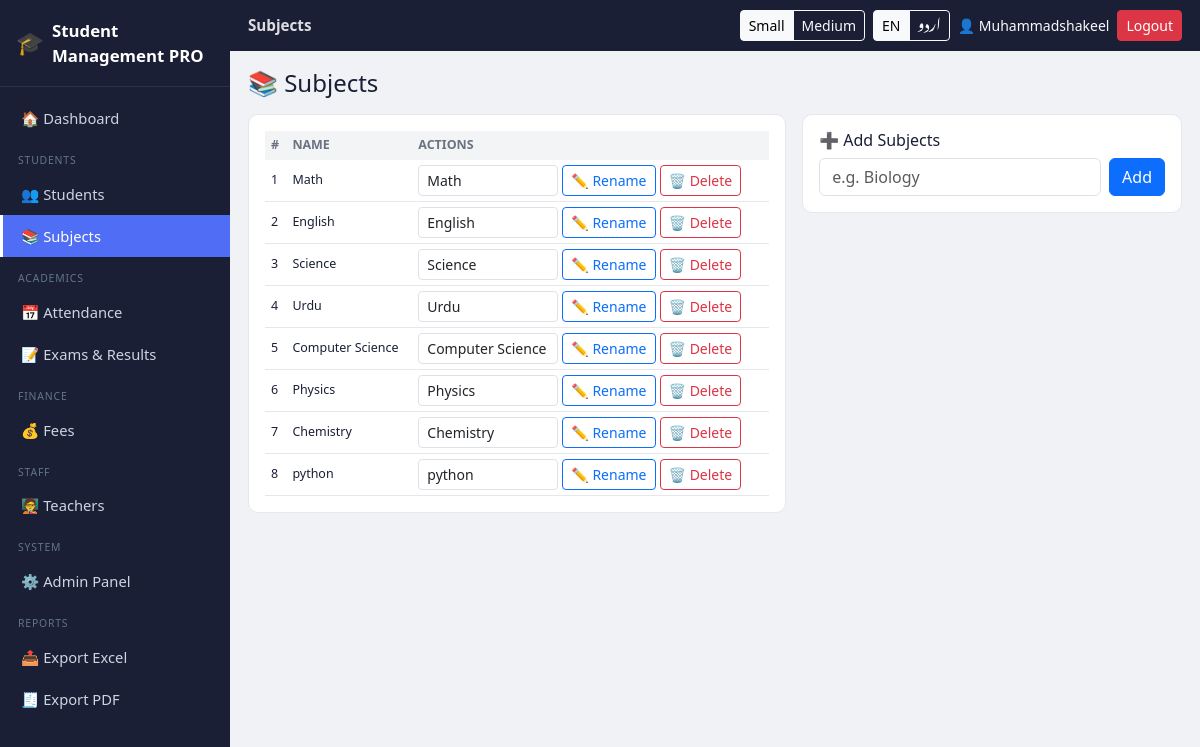
The page /subjects (signed in) on the database its author committed.
### tables this page shows
CREATE TABLE users(
        id INTEGER PRIMARY KEY AUTOINCREMENT,
        username TEXT UNIQUE NOT NULL,
        password_hash TEXT NOT NULL,
        full_name TEXT,
        role TEXT NOT NULL,
        density TEXT DEFAULT 'medium',
        created_at TEXT
    );

CREATE TABLE subjects(
        id INTEGER PRIMARY KEY AUTOINCREMENT,
        name TEXT UNIQUE NOT NULL,
        position INTEGER DEFAULT 0
    );

### app.py (the view, shortened to what this page needs)
@app.route("/subjects", methods=["GET", "POST"])
@login_required(roles=["admin"])
def subjects_page():
    db = get_db()
    subjects = get_subjects()
    return render_template("subjects.html", subjects=subjects)

### app.py (called while the page is built)
def get_db():
    if "db" not in g:
        g.db = sqlite3.connect(DB_PATH)
        g.db.row_factory = sqlite3.Row
        g.db.execute("PRAGMA foreign_keys = ON")
    return g.db

def current_user():
    uid = session.get("user_id")
    if not uid:
        return None
    db = get_db()
    return db.execute("SELECT * FROM users WHERE id=?", (uid,)).fetchone()

def login_required(roles=None):
    def deco(fn):
        @wraps(fn)
        def wrapper(*a, **kw):
            user = current_user()
            if not user:
                return redirect(url_for("login"))
            if roles and user["role"] not in roles:
                abort(403)
            return fn(*a, **kw)
        return wrapper
    return deco

def get_subjects():
    db = get_db()
    return db.execute("SELECT * FROM subjects ORDER BY position, id").fetchall()

@app.context_processor
def inject_globals():
    lang = session.get("lang", "en")
    return dict(
        t=get_translator(lang),
        lang=lang,
        current_user=current_user(),
        density=(current_user()["density"] if current_user() else session.get("density", "medium")),
    )

### translations.py (called while the page is built)
def get_translator(lang):
    table = TRANSLATIONS.get(lang, TRANSLATIONS["en"])
    def t(key):
        return table.get(key, TRANSLATIONS["en"].get(key, key))
    return t

### templates/subjects.html (shortened to what this page needs)
{% extends "base.html" %}
{% block title %}{{ t('subjects') }}{% endblock %}
{% block content %}
<h4 class="mb-3">📚 {{ t('subjects') }}</h4>
<div class="row g-3">
  <div class="col-md-7">
    <div class="card-pro">
      <table class="pro-table">
        <thead><tr><th>#</th><th>{{ t('name') }}</th><th>{{ t('actions') }}</th></tr></thead>
        <tbody>
        {% for s in subjects %}
          <tr>
            <td>{{ loop.index }}</td>
            <td>{{ s['name'] }}</td>
            <td class="d-flex gap-1">
              <form method="post" class="d-flex gap-1">
                <input class="form-control form-control-sm" name="new_name" value="{{ s['name'] }}" style="width:140px;">
                <button class="btn btn-sm btn-outline-primary" type="submit">✏️ {{ t('rename') }}</button>
              </form>
              <form method="post" onsubmit="return confirm('Delete this subject?');">
                <button class="btn btn-sm btn-outline-danger" type="submit">🗑️ {{ t('delete') }}</button>
              </form>
            </td>
          </tr>
        {% else %}
          <tr><td colspan="3" class="text-center text-muted py-4">{{ t('no_data') }}</td></tr>
        {% endfor %}
        </tbody>
      </table>
    </div>
  </div>
  <div class="col-md-5">
    <div class="card-pro">
      <h6>➕ {{ t('add') }} {{ t('subjects') }}</h6>
      <form method="post" class="d-flex gap-2">
        <input class="form-control" name="name" placeholder="e.g. Biology" required>
        <button class="btn btn-primary" type="submit">{{ t('add') }}</button>
      </form>
    </div>
  </div>
</div>
{% endblock %}

### templates/base.html (shortened to what this page needs)
<!DOCTYPE html>
<html lang="{{ lang }}" dir="{{ 'rtl' if lang == 'ur' else 'ltr' }}">
<head>
<link href="https://cdnjs.cloudflare.com/ajax/libs/bootstrap/5.3.3/css/bootstrap.min.css" rel="stylesheet">
<link href="{{ url_for('static', filename='css/style.css') }}" rel="stylesheet">
</head>
<body class="density-{{ density }} {{ 'rtl-mode' if lang == 'ur' else '' }}">
{% if current_user %}
<div class="d-flex app-shell">
  <nav class="sidebar d-none d-lg-flex flex-column">
    <div class="sidebar-brand">
      <span class="brand-icon">🎓</span>
      <span class="brand-text">{{ t('app_name') }}</span>
    </div>
    <div class="sidebar-nav">
      {% include "_nav_links.html" %}
    </div>
  </nav>
  <div class="main-col flex-grow-1">
    <header class="topbar d-flex align-items-center justify-content-between">
      <div class="d-flex align-items-center gap-2">
        <span class="topbar-title">{{ self.title() if self.title is defined else '' }}</span>
      </div>
      <div class="d-flex align-items-center gap-2 flex-wrap">
        <div class="btn-group btn-group-sm" role="group" aria-label="density">
          <a class="btn btn-outline-light {{ 'active' if density=='small' }}" href="{{ url_for('set_density', level='small') }}">{{ t('small') }}</a>
          <a class="btn btn-outline-light {{ 'active' if density=='medium' }}" href="{{ url_for('set_density', level='medium') }}">{{ t('medium') }}</a>
        </div>
        <div class="btn-group btn-group-sm" role="group" aria-label="lang">
          <a class="btn btn-outline-light {{ 'active' if lang=='en' }}" href="{{ url_for('set_lang', code='en') }}">EN</a>
          <a class="btn btn-outline-light {{ 'active' if lang=='ur' }}" href="{{ url_for('set_lang', code='ur') }}">اردو</a>
        </div>
        <span class="text-light small d-none d-sm-inline">👤 {{ current_user['full_name'] or current_user['username'] }}</span>
        <a class="btn btn-sm btn-danger" href="{{ url_for('logout') }}">{{ t('logout') }}</a>
      </div>
    </header>
    <main class="content-area">
      {% block content %}{% endblock %}
    </main>
  </div>
</div>
{% else %}
  {% block guest_content %}{% endblock %}
{% endif %}
</body>
</html>

### static/css/style.css (style rules this page uses)
:root { --sidebar-w: 230px; --navy: #1A1F36; --navy2: #252D4A; --accent: #4F6EF5; --bg: #F0F2F5; --card: #FFFFFF; --border: #E5E7EB; --text: #1A1F36; --text2: #6B7280; }
* { box-sizing: border-box; }
body { margin:0; background: var(--bg); color: var(--text); font-family: "Segoe UI", "Noto Nastaliq Urdu", system-ui, sans-serif; }
.app-shell { min-height: 100vh; }
.sidebar { width: var(--sidebar-w); min-width: var(--sidebar-w); background: var(--navy); color: #fff; height: 100vh; position: sticky; top: 0; }
.sidebar-brand { padding: 18px 16px; font-weight: 700; font-size: 1.05rem; border-bottom: 1px solid rgba(255,255,255,.08); display:flex; align-items:center; gap:8px; }
.brand-icon { font-size:1.4rem; }
.sidebar-nav { flex: 1 1 auto; overflow-y: auto; max-height: calc(100vh - 64px); padding: 10px 0 24px; scrollbar-width: thin; scrollbar-color: #475569 var(--navy); }
.topbar { background: var(--navy); color:#fff; padding: 10px 18px; position: sticky; top:0; z-index: 20; }
.topbar-title { font-weight:600; font-size: .95rem; opacity:.85; }
.main-col { min-height: 100vh; display:flex; flex-direction:column; }
.content-area { padding: 18px; flex:1 1 auto; }
.stat-card, .card-pro { background: var(--card); border: 1px solid var(--border); border-radius: 10px; padding: 16px; }
table.pro-table { width:100%; border-collapse: collapse; }
table.pro-table thead th { background: #F3F4F6; position: sticky; top:0; z-index:2; font-size:.78rem; text-transform:uppercase; color:var(--text2); padding:10px 8px; white-space:nowrap; }
table.pro-table td { padding:9px 8px; border-bottom:1px solid var(--border); font-size:.9rem; white-space:nowrap; }
body.density-small table.pro-table td, body.density-small table.pro-table th { padding:5px 6px; font-size:.78rem; }
body.density-small .content-area { font-size:.85rem; }

### rows shown on the page
users: density "Small", full_name "Muhammadshakeel"
subjects: name "Math", new_name "Math", t "Rename", t "Delete"
subjects: name "English", new_name "English", t "Rename", t "Delete"
subjects: name "Science", new_name "Science", t "Rename", t "Delete"
subjects: name "Urdu", new_name "Urdu", t "Rename", t "Delete"
subjects: name "Computer Science", new_name "Computer Science", t "Rename", t "Delete"
subjects: name "Physics", new_name "Physics", t "Rename", t "Delete"
subjects: name "Chemistry", new_name "Chemistry", t "Rename", t "Delete"
subjects: name "python", new_name "python", t "Rename", t "Delete"

### other values the page prints
{{ t('app_name') }} "Student Management PRO"
{{ t('dashboard') }} "Dashboard"
{{ t('students') }} "STUDENTS"
{{ t('students') }} "Students"
{{ t('subjects') }} "Subjects"
{{ t('attendance') }} "Attendance"
{{ t('exams_results') }} "Exams & Results"
{{ t('fees') }} "Fees"
{{ t('teachers') }} "Teachers"
{{ t('admin_panel') }} "Admin Panel"
{{ t('export_excel') }} "Export Excel"
{{ t('export_pdf') }} "Export PDF"
{{ t('medium') }} "Medium"
{{ t('logout') }} "Logout"
{{ t('name') }} "NAME"
